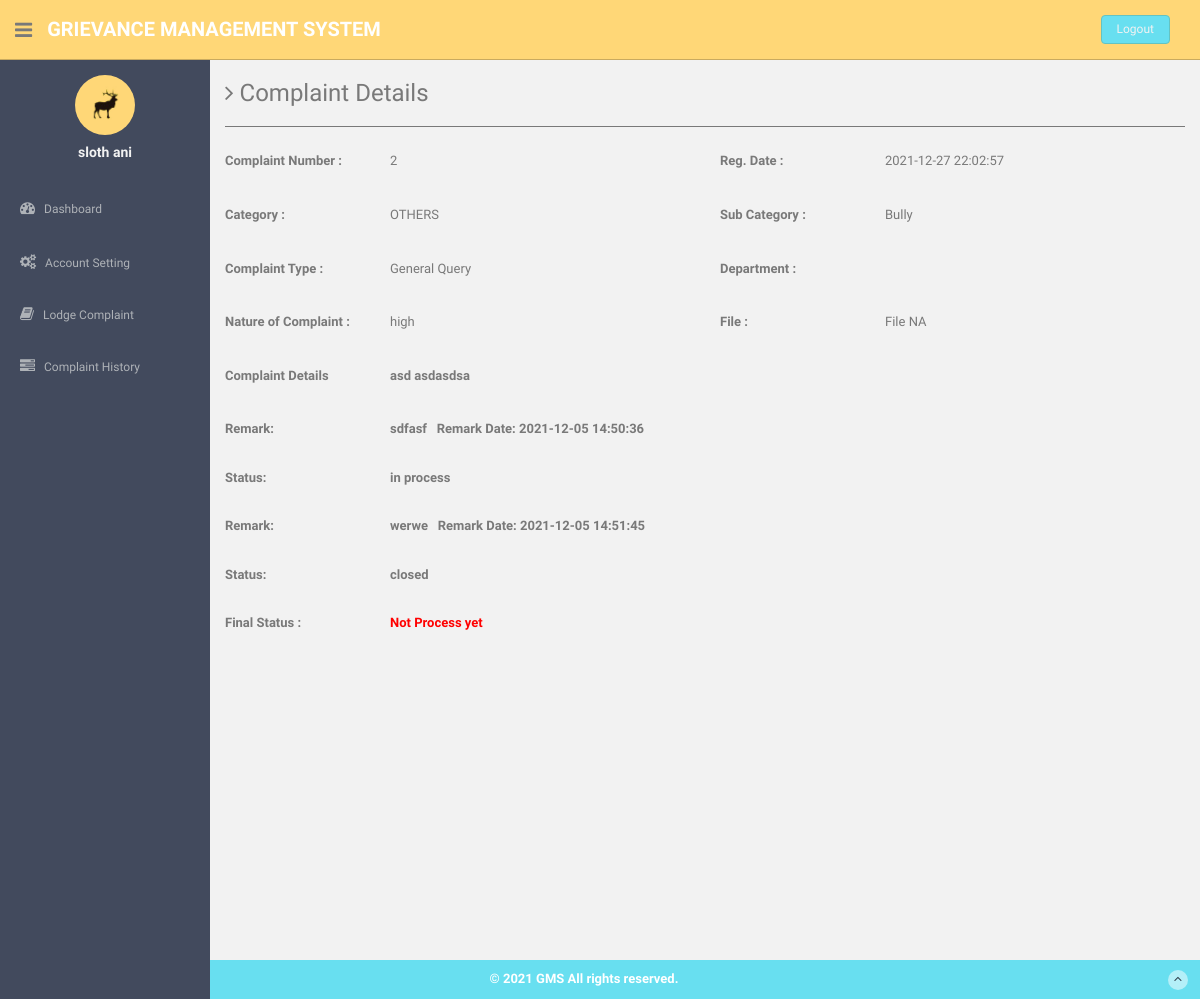
/users/complaint-details.php?cid=2 (signed in), run on the app's committed database.
### tables this page shows
CREATE TABLE `users` (
  `id` int(11) NOT NULL,
  `fullName` varchar(255) DEFAULT NULL,
  `userEmail` varchar(255) DEFAULT NULL,
  `password` varchar(255) DEFAULT NULL,
  `PRN` int(50) DEFAULT NULL,
  `address` tinytext DEFAULT NULL,
  `Department` varchar(255) DEFAULT NULL,
  `userImage` varchar(255) DEFAULT NULL,
  `regDate` timestamp NOT NULL DEFAULT current_timestamp(),
  `updationDate` timestamp NOT NULL DEFAULT '0000-00-00 00:00:00' ON UPDATE current_timestamp(),
  `status` int(1) NOT NULL
);

CREATE TABLE `tblcomplaints` (
  `complaintNumber` int(11) NOT NULL,
  `userId` int(11) NOT NULL,
  `category` int(11) NOT NULL,
  `subcategory` varchar(255) NOT NULL,
  `complaintType` varchar(255) NOT NULL,
  `Department` varchar(255) NOT NULL,
  `noc` varchar(255) NOT NULL,
  `complaintDetails` mediumtext NOT NULL,
  `complaintFile` varchar(255) DEFAULT NULL,
  `adminId` int(11) NOT NULL,
  `regDate` timestamp NOT NULL DEFAULT current_timestamp(),
  `status` varchar(50) DEFAULT NULL,
  `lastUpdationDate` timestamp NOT NULL DEFAULT '0000-00-00 00:00:00' ON UPDATE current_timestamp()
);

CREATE TABLE `category` (
  `id` int(11) NOT NULL,
  `categoryName` varchar(255) NOT NULL,
  `categoryDescription` longtext NOT NULL,
  `priority` varchar(11) NOT NULL,
  `creationDate` timestamp NOT NULL DEFAULT current_timestamp(),
  `updationDate` varchar(255) NOT NULL
);

CREATE TABLE `complaintremark` (
  `id` int(11) NOT NULL,
  `complaintNumber` int(11) NOT NULL,
  `status` varchar(255) NOT NULL,
  `remark` mediumtext NOT NULL,
  `remarkDate` timestamp NOT NULL DEFAULT current_timestamp()
);

### users/complaint-details.php (the view, shortened to what this page needs)
<?php session_start();
include('includes/config.php');
if(strlen($_SESSION['login'])==0)
  {
header('location:index.php');
}
else{ ?>
<!DOCTYPE html>
<html lang="en">
  <head>
    <link href="assets/css/bootstrap.css" rel="stylesheet">
    <link href="assets/font-awesome/css/font-awesome.css" rel="stylesheet" />
    <link href="assets/css/style.css" rel="stylesheet">
    <link href="assets/css/style-responsive.css" rel="stylesheet">
  </head>
  <body>
  <section id="container" >
<?php include('includes/header.php');?>
<?php include('includes/sidebar.php');?>
      <section id="main-content">
          <section class="wrapper site-min-height">
          	<h3><i class="fa fa-angle-right"></i> Complaint Details</h3>
            <hr />
 <?php $query=mysqli_query($bd, "select tblcomplaints.*,category.categoryName as catname from tblcomplaints join category on category.id=tblcomplaints.category where userId='".$_SESSION['id']."' and complaintNumber='".$_GET['cid']."'");
while($row=mysqli_fetch_array($query))
{?>
          	<div class="row mt">
            <label class="col-sm-2 col-sm-2 control-label"><b>Complaint Number : </b></label>
          		<div class="col-sm-4">
          		<p><?php echo htmlentities($row['complaintNumber']);?></p>
          		</div>
<label class="col-sm-2 col-sm-2 control-label"><b>Reg. Date :</b></label>
              <div class="col-sm-4">
              <p><?php echo htmlentities($row['regDate']);?></p>
              </div>
          	</div>
<div class="row mt">
            <label class="col-sm-2 col-sm-2 control-label"><b>Category :</b></label>
              <div class="col-sm-4">
              <p><?php echo htmlentities($row['catname']);?></p>
              </div>
<label class="col-sm-2 col-sm-2 control-label"><b>Sub Category :</b> </label>
              <div class="col-sm-4">
              <p><?php echo htmlentities($row['subcategory']);?></p>
              </div>
            </div>
  <div class="row mt">
            <label class="col-sm-2 col-sm-2 control-label"><b>Complaint Type :</b></label>
              <div class="col-sm-4">
              <p><?php echo htmlentities($row['complaintType']);?></p>
              </div>
<label class="col-sm-2 col-sm-2 control-label"><b>Department :</b></label>
              <div class="col-sm-4">
              </div>
            </div>
  <div class="row mt">
            <label class="col-sm-2 col-sm-2 control-label"><b>Nature of Complaint :</b></label>
              <div class="col-sm-4">
              <p><?php echo htmlentities($row['noc']);?></p>
              </div>
<label class="col-sm-2 col-sm-2 control-label"><b>File :</b></label>
              <div class="col-sm-4">
              <p><?php $cfile=$row['complaintFile'];
if($cfile=="" || $cfile=="NULL")
{
  echo htmlentities("File NA");
}
else{ ?>
<a href="complaintdocs/<?php echo htmlentities($row['complaintFile']);?>"> View File</a>
<?php } ?>
              </p>
              </div>
            </div>
 <div class="row mt">
            <label class="col-sm-2 col-sm-2 control-label"><b>Complaint Details </label>
              <div class="col-sm-10">
              <p><?php echo htmlentities($row['complaintDetails']);?></p>
              </div>
            </div>
<?php $ret=mysqli_query($bd, "select complaintremark.remark as remark,complaintremark.status as sstatus,complaintremark.remarkDate as rdate from complaintremark join tblcomplaints on tblcomplaints.complaintNumber=complaintremark.complaintNumber where complaintremark.complaintNumber='".$_GET['cid']."'");
while($rw=mysqli_fetch_array($ret))
{
?>
 <div class="row mt">
<label class="col-sm-2 col-sm-2 control-label"><b>Remark:</b></label>
              <div class="col-sm-10">
   <?php echo  htmlentities($rw['remark']); ?>&nbsp;&nbsp; <b>Remark Date: <?php echo  htmlentities($rw['rdate']); ?></b>
              </div>
            </div>
 <div class="row mt">
<label class="col-sm-2 col-sm-2 control-label"><b>Status:</b></label>
              <div class="col-sm-10">
 <?php echo  htmlentities($rw['sstatus']); ?>
              </div>
            </div>
<?php } ?>
 <div class="row mt">
<label class="col-sm-2 col-sm-2 control-label"><b>Final Status :</b></label>
              <div class="col-sm-4">
              <p style="color:red"><?php
if($row['status']=="NULL" || $row['status']=="" )
{
echo "Not Process yet";
} else{
              echo htmlentities($row['status']);
}
              ?></p>
              </div>
            </div>
<?php } ?>
		</section><! --/wrapper -->
      </section>
<?php include('includes/footer.php');?>
  </section>
  </body>
</html>
<?php } ?>

### users/includes/sidebar.php (shortened to what this page needs)
<aside>
          <div id="sidebar"  class="nav-collapse ">
              <ul class="sidebar-menu" id="nav-accordion">
              	  <p class="centered"><a href="profile.html"><img src="assets/img/ui-sam.jpg" class="img-circle" width="60"></a></p>
                   <?php $query=mysqli_query($bd, "select fullName from users where userEmail='".$_SESSION['login']."'");
 while($row=mysqli_fetch_array($query))
 {
 ?>
              	  <h5 class="centered"><?php echo htmlentities($row['fullName']);?></h5>
                  <?php } ?>
                  <li class="mt">
                      <a href="dashboard.php">
                          <i class="fa fa-dashboard"></i>
                          <span>Dashboard</span>
                      </a>
                  </li>
                  <li class="sub-menu">
                      <a href="javascript:;" >
                          <i class="fa fa-cogs"></i>
                          <span>Account Setting</span>
                      </a>
                  </li>
                  <li class="sub-menu">
                      <a href="register-complaint.php" >
                          <i class="fa fa-book"></i>
                          <span>Lodge Complaint</span>
                      </a>
                    </li>
                  <li class="sub-menu">
                      <a href="complaint-history.php" >
                          <i class="fa fa-tasks"></i>
                          <span>Complaint History</span>
                      </a>
                  </li>
              </ul>
          </div>
      </aside>

### users/assets/css/style.css (style rules this page uses)
body { color: #797979; background: #f2f2f2; font-family: 'Ruda', sans-serif; padding: 0px !important; margin: 0px !important; font-size:13px; }
ul li { list-style: none; }
a, a:hover, a:focus { text-decoration: none; outline: none; }
#container { width: 100%; height: 100%; }
hr { margin-top: 20px; margin-bottom: 20px; border: 0; border-top: 1px solid #797979; }
.centered { text-align: center; }
.mt { margin-top: 25px; }
#sidebar { width: 210px; height: 100%; position: fixed; background: #424a5d; }
#sidebar h5 { color: #f2f2f2; font-weight: 700; }
#sidebar ul li { position: relative; }
ul.sidebar-menu , ul.sidebar-menu li ul.sub { margin: -2px 0 0; padding: 0; }
ul.sidebar-menu { margin-top: 75px; }
ul.sidebar-menu li { margin-bottom: 5px; margin-left:10px; margin-right:10px; }
ul.sidebar-menu li.sub-menu { line-height: 15px; }
ul.sidebar-menu li a span { display: inline-block; }
ul.sidebar-menu li a { color: #aeb2b7; text-decoration: none; display: block; padding: 15px 0 15px 10px; font-size: 12px; outline: none; -webkit-transition: all 0.3s ease; -moz-transition: all 0.3s ease; -o-transition: all 0.3s ease; -ms-transition: all 0.3s ease; transition: all 0.3s ease; }
ul.sidebar-menu li a i { font-size: 15px; padding-right: 6px; }
#main-content { margin-left: 210px; }
.wrapper { display: inline-block; margin-top: 60px; padding-left: 15px; padding-right: 15px; padding-bottom: 15px; padding-top: 0px; width: 100%; }
label { font-weight: 400; }
.site-min-height { min-height: 900px; }

### data on the page
users: fullName "sloth ani"
tblcomplaints: complaintNumber "2", regDate "2021-12-27 22:02:57", category.categoryName "OTHERS", subcategory "Bully", complaintType "General Query", noc "high", complaintDetails "asd asdasdsa", shows "Not Process yet"
complaintremark: remark "sdfasf", remarkDate "2021-12-05 14:50:36", status "in process"
complaintremark: remark "werwe", remarkDate "2021-12-05 14:51:45", status "closed"
